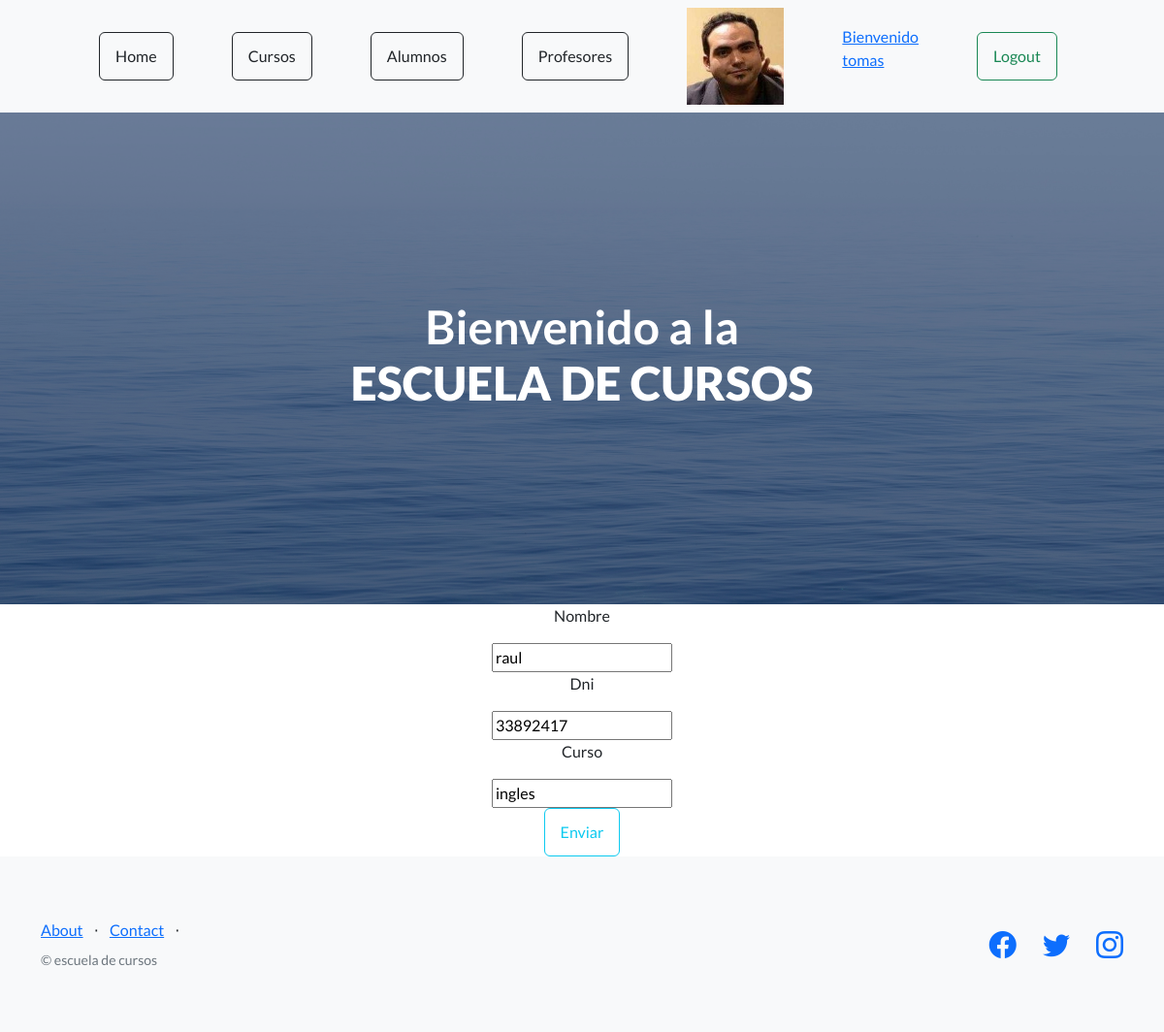
/escuela/editar_profesor/1 (signed in), run on the app's committed database.
### escuela/models.py (models this page shows, shortened)
class Profesor(models.Model):
    nombre = models.CharField(max_length=40)
    dni = models.IntegerField()
    curso = models.CharField(max_length=40)

### escuela/views.py (the view)
# urls.py: path("editar_profesor/<int:id>" , views.editar_profesor , name="editar_profesor"),
def editar_profesor(request , id):
    avatares = Avatar.objects.filter(user=request.user.id)
    profesor = Profesor.objects.get(id=id)
    if request.method == "POST":
        mi_formulario = Profesor_formulario( request.POST )
        if mi_formulario.is_valid():
            datos = mi_formulario.cleaned_data
            profesor.nombre = datos["nombre"]
            profesor.dni = datos["dni"]
            profesor.curso = datos["curso"]
            profesor.save()
            profesor = Profesor.objects.all()
            return render(request , "profesores.html" , {"profesores":profesor, "url":avatares[0].imagen.url if avatares.exists() else None})
    else:
        mi_formulario = Profesor_formulario(initial={"nombre":profesor.nombre , "dni":profesor.dni, "curso":profesor.curso})
    return render( request , "editar_profesor.html" , {"mi_formulario": mi_formulario , "profesor":profesor, "url":avatares[0].imagen.url if avatares.exists() else None})

### escuela/forms.py
class Profesor_formulario(forms.Form):
    nombre = forms.CharField(max_length=30)
    dni = forms.IntegerField()
    curso = forms.CharField(max_length=30)

### escuela/template/editar_profesor.html (shortened to what this page needs)
{% extends "home.html" %}
{% load static %}
{% block contenido %}
<form action="{% url 'editar_profesor' profesor.id %}" method="POST" class="w-auto d-flex align-items-center justify-content-center flex-column">
    <p>Nombre</p>
    {{mi_formulario.nombre}}
    <p>Dni</p>
    {{mi_formulario.dni}}
    <p>Curso</p>
    {{mi_formulario.curso}}
    <button class="btn btn-outline-info">Enviar</button>
</form>
{% endblock %}

### escuela/template/home.html (shortened to what this page needs)
<!DOCTYPE html>
<html lang="en">
    <head>
        {% load static %}
        <link href="https://cdn.jsdelivr.net/npm/bootstrap-icons@1.5.0/font/bootstrap-icons.css" rel="stylesheet" type="text/css" />
        <link href="{% static 'escuela/css/styles.css' %}" rel="stylesheet" />
    </head>
    <body>
        <nav class="navbar navbar-light bg-light static-top d-flex">
            <div class="container d-flex justify-content-evenly">
                <a class="btn btn-outline-dark" href="{% url 'home' %}">Home</a>
                <a class="btn btn-outline-dark" href="{% url 'cursos' %}">Cursos</a>
                {% if request.user.is_authenticated %}
                <a class="btn btn-outline-dark" href="{% url 'alumnos' %}">Alumnos</a>
                <a class="btn btn-outline-dark" href="{% url 'profesores' %}">Profesores</a>
                {% endif %}
                {% if request.user.is_authenticated %}
                <a href="{% url 'incio' %}"><img src="{{ url }}" width= "100px" height="100px" alt=""></a>
                <a href="{% url 'incio' %}"><p>Bienvenido<br>{{user.username}}</p></a>
                <form action="{% url 'logout' %}" method="POST">
                    <button type="submit" class="btn btn-outline-success me-2" >Logout</button>
                </form>
                {% endif %}
            </div>
        </nav>
        <header class="masthead">
            <div class="container position-relative">
                <h1 class="text-center" style="color:white">Bienvenido a la <br> <STRong>ESCUELA DE CURSOS</STRong></h1>
            </div>
        </header>
        {% block contenido %}
        {% endblock %}
        <footer class="footer bg-light">
            <div class="container">
                <div class="row">
                    <div class="col-lg-6 h-100 text-center text-lg-start my-auto">
                        <ul class="list-inline mb-2">
                            <li class="list-inline-item"><a href="#!">About</a></li>
                            <li class="list-inline-item">⋅</li>
                            <li class="list-inline-item"><a href="#!">Contact</a></li>
                            <li class="list-inline-item">⋅</li>
                        </ul>
                        <p class="text-muted small mb-4 mb-lg-0">&copy; escuela de cursos</p>
                    </div>
                    <div class="col-lg-6 h-100 text-center text-lg-end my-auto">
                        <ul class="list-inline mb-0">
                            <li class="list-inline-item me-4">
                                <a href="#!"><i class="bi-facebook fs-3"></i></a>
                            </li>
                            <li class="list-inline-item me-4">
                                <a href="#!"><i class="bi-twitter fs-3"></i></a>
                            </li>
                            <li class="list-inline-item">
                                <a href="#!"><i class="bi-instagram fs-3"></i></a>
                            </li>
                        </ul>
                    </div>
                </div>
            </div>
        </footer>
    </body>
</html>

### data on the page
Profesor: nombre "raul", dni "33892417", curso "ingles"

### other printed values
{{ user.username }} "tomas"
